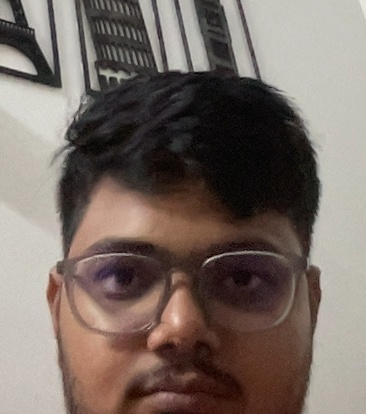
#> input picture data/2025-11-03/captures/person_001_id_1_220802.jpg, 366 x 414 px, given in place of the camera
$ python setup_known_faces.py
#> lines starting #> are read from the running program, lines starting #| are printed output that depends on the picture
#> the answer given: 1
#> the answer given: ../data/2025-11-03/captures/person_001_id_1_220802.jpg
#> the answer given: 1
#!/usr/bin/env python3
"""
Setup Known Faces for Face Recognition
This script helps you register known faces in the system
"""

import cv2
import sys
from pathlib import Path
import shutil
import numpy as np

# Add parent directory to path
sys.path.append(str(Path(__file__).parent.parent))

def capture_face_photo():
    """Capture a face photo using webcam"""
    print("\n📸 Face Photo Capture")
    print("=" * 60)

    cap = cv2.VideoCapture(0)

    if not cap.isOpened():
        print("❌ Error: Cannot open camera")
        return None

    print("📷 Camera opened successfully")
    print("Instructions:")
    print("  - Position your face in the center")
    print("  - Ensure good lighting")
    print("  - Press SPACE to capture")
    print("  - Press Q to cancel")
    print()

    captured_frame = None

    while True:
        ret, frame = cap.read()
#> frame is the input picture: shape (414, 366, 3); mean B, G, R 100.2, 107.5, 120.2
        if not ret:
            break

        # Flip for mirror view
        frame = cv2.flip(frame, 1)
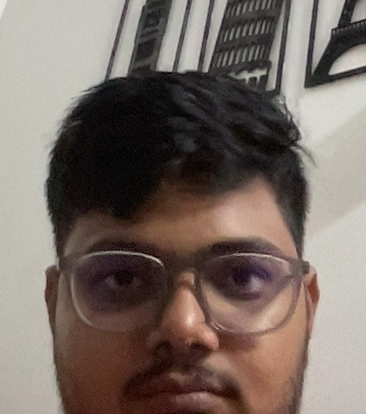
#> frame: shape (414, 366, 3); mean B, G, R 100.2, 107.5, 120.2

        # Draw guide rectangle
        h, w = frame.shape[:2]
#> h = 414; w = 366
        center_x, center_y = w // 2, h // 2
#> center_x = 183; center_y = 207
        box_size = 300
        x1 = center_x - box_size // 2
#> x1 = 33
        y1 = center_y - box_size // 2
#> y1 = 57
        x2 = center_x + box_size // 2
#> x2 = 333
        y2 = center_y + box_size // 2
#> y2 = 357

        cv2.rectangle(frame, (x1, y1), (x2, y2), (0, 255, 0), 2)
        cv2.putText(frame, "Position face in green box", (x1, y1 - 10),
                   cv2.FONT_HERSHEY_SIMPLEX, 0.7, (0, 255, 0), 2)
        cv2.putText(frame, "SPACE = Capture | Q = Cancel", (20, h - 20),
                   cv2.FONT_HERSHEY_SIMPLEX, 0.6, (255, 255, 255), 2)
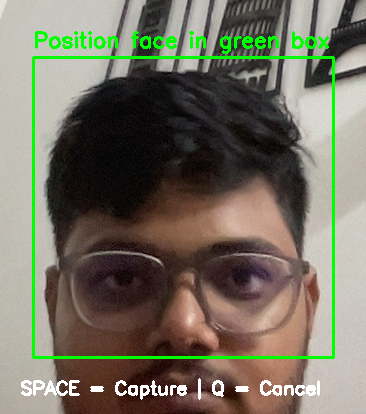
#> frame: shape (414, 366, 3); mean B, G, R 97.3, 113.3, 116.3

        cv2.imshow('Capture Face Photo', frame)

        key = cv2.waitKey(1) & 0xFF
#> (key q is pressed here)
        if key == ord(' '):  # Space to capture
            captured_frame = frame.copy()
            print("✅ Photo captured!")
            break
        elif key == ord('q'):  # Q to cancel
            print("❌ Capture cancelled")
            break

    cap.release()
    cv2.destroyAllWindows()

    return captured_frame


def get_next_person_id():
    """Automatically generate the next available Person ID"""
    known_faces_dir = Path('known_faces')

    if not known_faces_dir.exists():
        return "P1"

    # Find all existing person IDs
    existing_ids = []
    for ext in ['.jpg', '.jpeg', '.png', '.JPG', '.JPEG', '.PNG']:
        for img_file in known_faces_dir.glob(f'P*{ext}'):
            filename = img_file.stem
            if '_' in filename:
                person_id = filename.split('_', 1)[0]
                if person_id.startswith('P') and person_id[1:].isdigit():
                    existing_ids.append(int(person_id[1:]))

    if not existing_ids:
        return "P1"

    # Return next available ID
    next_id = max(existing_ids) + 1
    return f"P{next_id}"


# [182 lines left out: function check_duplicate_face, not called in this run]


def add_known_face():
    """Add a new known face to the database"""
    print("\n" + "=" * 60)
    print("ADD NEW KNOWN FACE")
    print("=" * 60)

    # Auto-generate person ID
    person_id = get_next_person_id()
    print(f"\n✨ Auto-generated Person ID: {person_id}")

    print(f"✅ Using Person ID: {person_id}")

    person_name = input("Enter Person Name (e.g., John Doe): ").strip()
    if not person_name:
        print("❌ Name cannot be empty")
        return

    # Choose input method
    print("\nChoose input method:")
    print("1. Capture from webcam")
    print("2. Use existing photo file")
    choice = input("Enter choice (1 or 2): ").strip()

    image = None

    if choice == '1':
        # Capture from webcam
        image = capture_face_photo()
        if image is None:
            print("❌ Failed to capture photo")
            return

    elif choice == '2':
        # Use existing file
        file_path = input("Enter path to photo file: ").strip()
        if not Path(file_path).exists():
            print(f"❌ File not found: {file_path}")
            return

        image = cv2.imread(file_path)
        if image is None:
            print(f"❌ Failed to load image from: {file_path}")
            return

    else:
        print("❌ Invalid choice")
        return

    # Validate face in image
    print("\n🔍 Validating face in image...")

    try:
        # Try using face_recognition if available
        try:
            import face_recognition
            rgb_image = cv2.cvtColor(image, cv2.COLOR_BGR2RGB)
            face_locations = face_recognition.face_locations(rgb_image)
        except ImportError:
            # Fallback to OpenCV Haar Cascade
            face_cascade = cv2.CascadeClassifier(cv2.data.haarcascades + 'haarcascade_frontalface_default.xml')
            gray = cv2.cvtColor(image, cv2.COLOR_BGR2GRAY)
            face_locations = face_cascade.detectMultiScale(gray, 1.3, 5)

        if len(face_locations) == 0:
            print("❌ No face detected in image!")
            print("   Please use a clear front-facing photo with good lighting")
            return

        if len(face_locations) > 1:
            print(f"⚠️  Multiple faces detected ({len(face_locations)})")
            print("   Using the first detected face")

        print("✅ Face detected successfully")

    except Exception as e:
        print(f"⚠️  Face validation error: {e}")
        print("   Skipping validation - image will be saved anyway")

    # Check for duplicate face
    print("\n🔍 Checking for duplicate faces...")
    is_duplicate, existing_id, existing_name, similarity = check_duplicate_face(image)

    if is_duplicate:
        print("\n" + "="*60)
        print("❌ DUPLICATE FACE DETECTED!")
        print("="*60)
        print(f"   This face already exists in the database:")
        print(f"   • Existing ID: {existing_id}")
        print(f"   • Existing Name: {existing_name}")
        print(f"   • Similarity: {similarity:.1f}%")
        print()
        print("   ⚠️  CANNOT ADD: The same face cannot be registered twice!")
        print("   💡 Tip: Names may differ, but faces must be unique.")
        print("="*60)

        # Ask if user wants to see the existing face
        show = input("\nShow existing face image? (yes/no): ").strip().lower()
        if show in ['yes', 'y']:
            known_faces_dir = Path('known_faces')
            for ext in ['.jpg', '.jpeg', '.png', '.JPG', '.JPEG', '.PNG']:
                matching_files = list(known_faces_dir.glob(f"{existing_id}_*{ext}"))
                if matching_files:
                    existing_img = cv2.imread(str(matching_files[0]))
                    if existing_img is not None:
                        # Show both images side by side
                        h1, w1 = image.shape[:2]
                        h2, w2 = existing_img.shape[:2]

                        # Resize to same height for comparison
                        target_h = 400
                        new_w1 = int(w1 * target_h / h1)
                        new_w2 = int(w2 * target_h / h2)

                        img1_resized = cv2.resize(image, (new_w1, target_h))
                        img2_resized = cv2.resize(existing_img, (new_w2, target_h))

                        # Create side-by-side comparison
                        comparison = np.hstack([img1_resized, img2_resized])

                        # Add labels
                        cv2.putText(comparison, "NEW (Rejected)", (10, 30),
                                   cv2.FONT_HERSHEY_SIMPLEX, 1, (0, 0, 255), 2)
                        cv2.putText(comparison, f"EXISTING: {existing_name}", (new_w1 + 10, 30),
                                   cv2.FONT_HERSHEY_SIMPLEX, 1, (0, 255, 0), 2)
                        cv2.putText(comparison, f"Similarity: {similarity:.1f}%", (10, target_h - 10),
                                   cv2.FONT_HERSHEY_SIMPLEX, 0.8, (255, 255, 255), 2)

                        cv2.imshow('Duplicate Face Comparison - Press any key to close', comparison)
                        cv2.waitKey(0)
                        cv2.destroyAllWindows()
                    break

        return  # Exit without saving

    print("✅ No duplicate found - face is unique")

    # Save to known_faces directory
    known_faces_dir = Path('known_faces')
    known_faces_dir.mkdir(exist_ok=True)

    filename = f"{person_id}_{person_name.replace(' ', '_')}.jpg"
    save_path = known_faces_dir / filename

    cv2.imwrite(str(save_path), image)

    print("\n" + "="*60)
    print("✅ SUCCESS!")
    print("="*60)
    print(f"   Person ID: {person_id}")
    print(f"   Name: {person_name}")
    print(f"   Saved to: {save_path}")
    print()
    print("💡 The face database will be automatically reloaded on next run")
    print("="*60)


# [74 lines left out: functions list_known_faces, delete_known_face, not called in this run]


def main():
    """Main menu"""
    while True:
        print("\n" + "=" * 60)
        print("FACE RECOGNITION - KNOWN FACES SETUP")
        print("=" * 60)
        print("\n1. Add New Known Face")
        print("2. List All Known Faces")
        print("3. Delete a Known Face")
        print("4. Clear Cache (Force Rebuild)")
        print("5. Exit")

#> (the run stopped early here; a loop or call above may not have finished)
